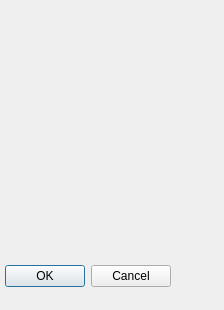
<?xml version="1.0" encoding="UTF-8"?>
<ui version="4.0">
 <class>Dialog</class>
 <widget class="QDialog" name="Dialog">
  <property name="geometry">
   <rect>
    <x>0</x>
    <y>0</y>
    <width>224</width>
    <height>310</height>
   </rect>
  </property>
  <property name="windowTitle">
   <string>Dialog</string>
  </property>
  <widget class="QDialogButtonBox" name="buttonBox">
   <property name="geometry">
    <rect>
     <x>0</x>
     <y>260</y>
     <width>171</width>
     <height>32</height>
    </rect>
   </property>
   <property name="orientation">
    <enum>Qt::Horizontal</enum>
   </property>
   <property name="standardButtons">
    <set>QDialogButtonBox::Cancel|QDialogButtonBox::Ok</set>
   </property>
  </widget>
 </widget>
 <resources/>
 <connections>
  <connection>
   <sender>buttonBox</sender>
   <signal>accepted()</signal>
   <receiver>Dialog</receiver>
   <slot>accept()</slot>
   <hints>
    <hint type="sourcelabel">
     <x>248</x>
     <y>254</y>
    </hint>
    <hint type="destinationlabel">
     <x>157</x>
     <y>274</y>
    </hint>
   </hints>
  </connection>
  <connection>
   <sender>buttonBox</sender>
   <signal>rejected()</signal>
   <receiver>Dialog</receiver>
   <slot>reject()</slot>
   <hints>
    <hint type="sourcelabel">
     <x>316</x>
     <y>260</y>
    </hint>
    <hint type="destinationlabel">
     <x>286</x>
     <y>274</y>
    </hint>
   </hints>
  </connection>
 </connections>
</ui>
